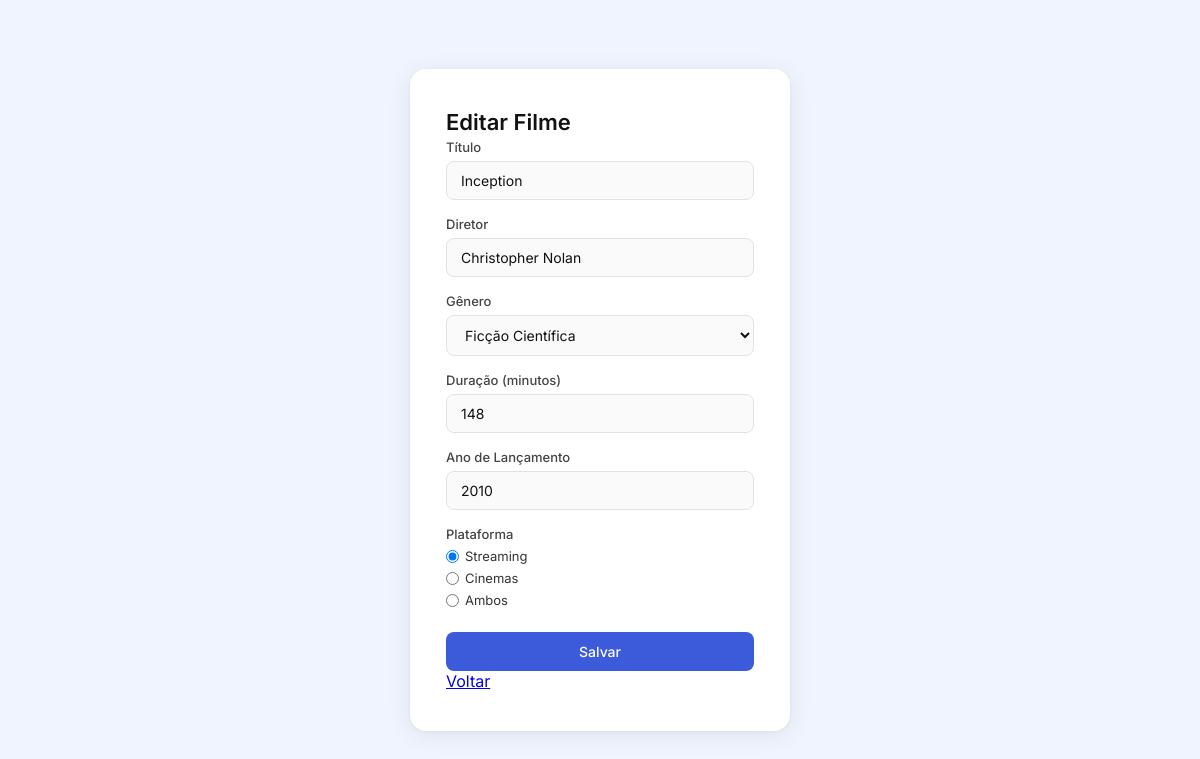
The app's page /src/filmes/editar.php?id=1 (signed in) with its own data.
### tables this page shows
CREATE TABLE IF NOT EXISTS filmes (
    id INT AUTO_INCREMENT PRIMARY KEY,
    titulo VARCHAR(255) NOT NULL,
    diretor VARCHAR(255) NOT NULL,
    genero_id INT NOT NULL,
    duracao INT NOT NULL,
    ano_lancamento YEAR NOT NULL,
    plataforma ENUM('streaming', 'cinemas', 'ambos') NOT NULL,
    FOREIGN KEY (genero_id) REFERENCES generos(id)
);

CREATE TABLE IF NOT EXISTS generos (
    id INT AUTO_INCREMENT PRIMARY KEY,
    genero VARCHAR(100) NOT NULL
);

### src/filmes/editar.php (the view, shortened to what this page needs)
<?php
    require_once("../conexao.php");
    $id = filter_var($_GET["id"], FILTER_VALIDATE_INT);
    $sql = "SELECT * FROM filmes WHERE id = ?";
    $stmt = mysqli_prepare($conn, $sql);
    mysqli_stmt_bind_param($stmt, "i", $id);
    mysqli_stmt_execute($stmt);
    $resultado = mysqli_stmt_get_result($stmt);
    $filme = mysqli_fetch_array($resultado);
    $sql_generos = "SELECT * FROM generos ORDER BY genero ASC";
    $generos = mysqli_query($conn, $sql_generos);
?>
<!DOCTYPE html>
<html lang="pt-br">
<head>
    <link rel="stylesheet" href="../style.css">
</head>
<body>
    <main class="login-container">
        <section class="login-card">
            <h1>Editar Filme</h1>
            <form action="editar.php?id=<?php echo $id; ?>" method="POST">
                <div class="campo">
                    <label for="titulo">Título</label>
                    <input type="text" id="titulo" name="titulo" value="<?php echo htmlspecialchars($filme["titulo"]); ?>" required>
                </div>
                <div class="campo">
                    <label for="diretor">Diretor</label>
                    <input type="text" id="diretor" name="diretor" value="<?php echo htmlspecialchars($filme["diretor"]); ?>" required>
                </div>
                <div class="campo">
                    <label for="genero_id">Gênero</label>
                    <select id="genero_id" name="genero_id" required>
                        <?php while ($genero = mysqli_fetch_array($generos)): ?>
                            <option value="<?php echo $genero["id"]; ?>" <?php echo $genero["id"] == $filme["genero_id"] ? "selected" : ""; ?>>
                                <?php echo htmlspecialchars($genero["genero"]); ?>
                            </option>
                        <?php endwhile; ?>
                    </select>
                </div>
                <div class="campo">
                    <label for="duracao">Duração (minutos)</label>
                    <input type="number" id="duracao" name="duracao" min="1" value="<?php echo $filme["duracao"]; ?>" required>
                </div>
                <div class="campo">
                    <label for="ano_lancamento">Ano de Lançamento</label>
                    <input type="number" id="ano_lancamento" name="ano_lancamento" min="1888" max="2100" value="<?php echo $filme["ano_lancamento"]; ?>" required>
                </div>
                <div class="campo">
                    <label>Plataforma</label>
                    <label><input type="radio" name="plataforma" value="streaming" <?php echo $filme["plataforma"] === "streaming" ? "checked" : ""; ?>> Streaming</label>
                    <label><input type="radio" name="plataforma" value="cinemas" <?php echo $filme["plataforma"] === "cinemas" ? "checked" : ""; ?>> Cinemas</label>
                    <label><input type="radio" name="plataforma" value="ambos" <?php echo $filme["plataforma"] === "ambos" ? "checked" : ""; ?>> Ambos</label>
                </div>
                <button type="submit">Salvar</button>
            </form>
            <a href="listar.php">Voltar</a>
        </section>
    </main>
</body>
</html>

### src/style.css (style rules this page uses)
* { margin: 0; padding: 0; box-sizing: border-box; }
body { font-family: 'Inter', sans-serif; background: #f0f4ff; min-height: 100vh; }
.login-container { min-height: 100vh; display: flex; justify-content: center; align-items: center; padding: 24px; }
.login-card { background: #ffffff; width: 100%; max-width: 380px; padding: 40px 36px; border-radius: 16px; box-shadow: 0 4px 24px rgba(0, 0, 0, 0.08), 0 1px 4px rgba(0, 0, 0, 0.04); }
.login-card h1 { font-size: 22px; font-weight: 600; color: #111; margin-bottom: 4px; }
.campo { margin-bottom: 16px; }
.campo label { display: block; font-size: 13px; font-weight: 500; color: #444; margin-bottom: 6px; }
.campo input, .campo select { width: 100%; padding: 10px 14px; border: 1px solid #e2e2e2; border-radius: 8px; font-size: 14px; font-family: 'Inter', sans-serif; color: #111; background: #fafafa; transition: border-color 0.15s; }
.campo input[type="radio"] { width: auto; margin-right: 6px; }
.campo label:has(input[type="radio"]) { font-weight: 400; color: #333; display: flex; align-items: center; margin-bottom: 6px; }
button { width: 100%; padding: 11px; border: none; border-radius: 8px; background: #3b5bdb; color: #fff; font-size: 14px; font-weight: 500; font-family: 'Inter', sans-serif; cursor: pointer; transition: background 0.15s; margin-top: 8px; }

### records on screen
filmes: titulo "Inception", diretor "Christopher Nolan", genero_id "Ficção Científica", duracao "148", ano_lancamento "2010", plataforma "☑ Streaming", plataforma "☐ Cinemas", plataforma "☐ Ambos"
